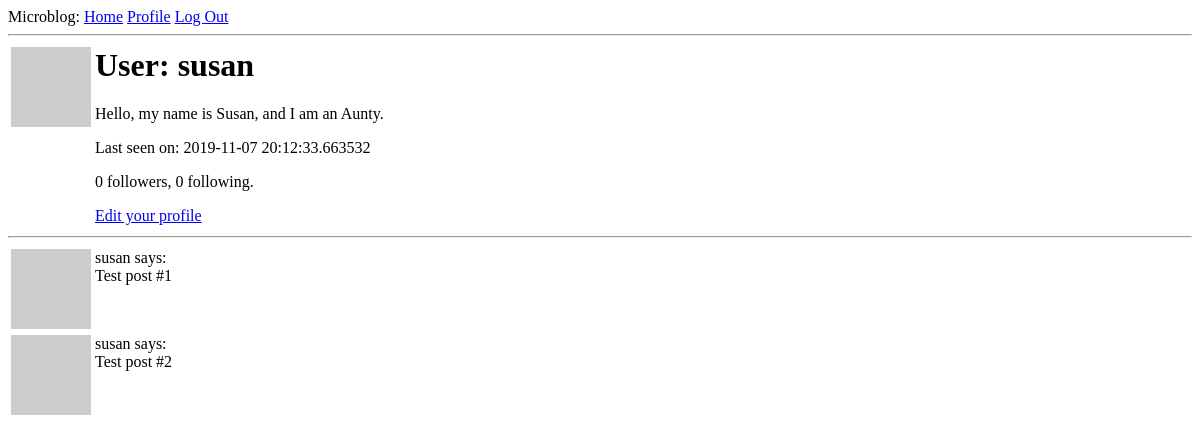
Page /user/susan (signed in) on the earlier database version.
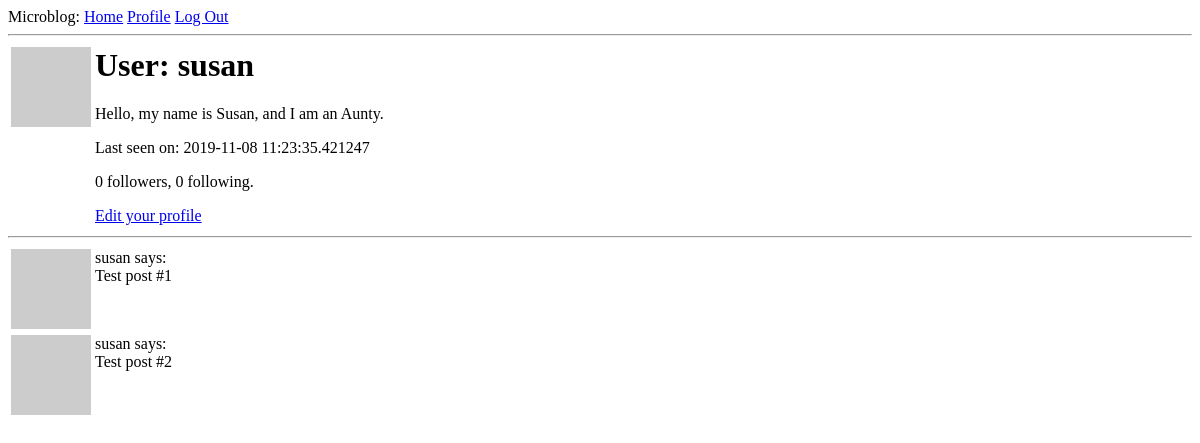
Same page on the later database version.
### app/models.py (models this page shows, shortened)
class User(UserMixin, db.Model):
    id = db.Column(db.Integer, primary_key=True)
    username = db.Column(db.String(64), index=True, unique=True)
    email = db.Column(db.String(120), index=True, unique=True)
    password_hash = db.Column(db.String(128))
    posts = db.relationship('Post', backref='author', lazy='dynamic')
    about_me = db.Column(db.String(140))
    last_seen = db.Column(db.DateTime, default=datetime.utcnow)
    def avatar(self, size):
        digest = md5(self.email.lower().encode('utf-8')).hexdigest()
        return 'https://www.gravatar.com/avatar/{}?d=identicon&s={}'.format(digest, size)
    followed = db.relationship(
        'User', secondary=followers,
        primaryjoin=(followers.c.follower_id == id),
        secondaryjoin=(followers.c.followed_id == id),
        backref=db.backref('followers', lazy='dynamic'), lazy='dynamic')

### app/routes.py (the view)
@app.route('/user/<username>')
@login_required
def user(username):
    user = User.query.filter_by(username=username).first_or_404()
    posts = [
        {'author': user, 'body': 'Test post #1'},
        {'author': user, 'body': 'Test post #2'}
    ]
    return render_template('user.html', user=user, posts=posts)

### app/models.py (called while the page is built)
@login.user_loader
def load_user(id):
    return User.query.get(int(id))

### app/routes.py (called while the page is built)
@app.before_request
def before_request():
    if current_user.is_authenticated:
        current_user.last_seen = datetime.utcnow()
        db.session.commit()

### app/templates/user.html
{% extends 'base.html' %}
{% block content %}
<table>
    <tr valign='top'>
        <td><img src="{{ user.avatar(128) }}" alt=""></td>
        <td>
            <h1>User: {{ user.username }}</h1>
            {% if user.about_me %} <p>{{ user.about_me }}</p>{% endif %}
            {% if user.last_seen %} <p>Last seen on: {{ user.last_seen }}</p>{% endif %}
            <p>{{ user.followers.count() }} followers, {{ user.followed.count() }} following.</p>
            {% if user == current_user %}
            <p><a href="{{ url_for('edit_profile') }}">Edit your profile</a></p>
            {% elif not current_user.is_following(user) %}
            <p><a href="{{ url_for('follow', username=user.username) }}">Follow</a></p>
            {% else %}
            <p><a href="{{ url_for('unfollow', username=user.username) }}">Unfollow</a></p>
            {% endif %}
        </td>
    </tr>
</table>
<hr>
{% for post in posts %}
    {% include '_post.html' %}
{% endfor %}
{% endblock %}

### app/templates/_post.html
<table>
    <tr valign='top'>
        <td><img src="{{ post.author.avatar(36) }}"></td>
        <td>{{ post.author.username }} says:<br>{{ post.body }}</td>
    </tr>
</table>

Differences in the rows shown:
changed User "susan": last_seen "2019-11-07 20:12:33.663532" → "2019-11-08 11:23:35.421247"
